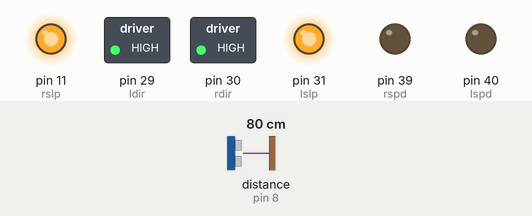
The sketch below on a simulated Arduino Mega 2560, built with avr-gcc and run on an emulated ATmega2560. Parts: switched loads named in the sketch (green lamp = pin HIGH), output pins drawn as LEDs (lit = HIGH). Wiring (inferred from the names in the program): ultrasonic range finder: trigger pin 9; echo pin 8. The test bench sets the inputs (shaded band); at power-on: distance to the obstacle (sensor on pin 8) 80 cm. The echo pulse lasts 58.3 µs per cm; pins used as bus, display or sensor lines are not drawn; what the sketch prints to the serial monitor is not drawn.

Above: at 3.1 s.
3.2 s: distance to the obstacle (sensor on pin 8) set to 18 cm
4.7 s: distance to the obstacle (sensor on pin 8) set to 22 cm
Timing chart, 0 to 7.7 s (numbered marks = the images above; inputs shaded):
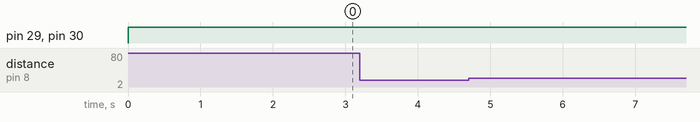

The sketch:

obstacle.ino
```cpp
#define ldir 29
#define rdir 30
#define lspd 40
#define rspd 39
#define lslp 31
#define rslp 11

#define trigPin 9
#define echoPin 8
#define distanceThreshold 20 // Distance threshold in centimeters

void setup() {
  // put your setup code here, to run once:
  pinMode(ldir, OUTPUT);
  pinMode(rdir, OUTPUT);
  pinMode(lspd, OUTPUT);
  pinMode(rspd, OUTPUT);
  pinMode(lslp, OUTPUT);
  pinMode(rslp, OUTPUT);
  pinMode(trigPin, OUTPUT);
  pinMode(echoPin, INPUT);
  digitalWrite(lslp, HIGH);
  digitalWrite(rslp, HIGH);
  Serial.begin(9600); // Initialize serial communication for debugging
}

void loop() {
  // put your main code here, to run repeatedly:
  long duration, distance;
  digitalWrite(trigPin, LOW);
  delayMicroseconds(2);
  digitalWrite(trigPin, HIGH);
  delayMicroseconds(10);
  digitalWrite(trigPin, LOW);
  duration = pulseIn(echoPin, HIGH);
  distance = (duration / 2) / 29.1; // Convert duration to distance in cm

  if (distance < distanceThreshold) {
    // Stop the robot
    analogWrite(lspd, 0);
    analogWrite(rspd, 0);
    Serial.println("Obstacle detected! Stopping.");
    digitalWrite(ldir,HIGH);
    analogWrite(lspd, 50);
    analogWrite(rspd, 50);


  } else {
    // Move the robot forward
    digitalWrite(ldir, HIGH);
    digitalWrite(rdir, HIGH);
    analogWrite(lspd, 50);
    analogWrite(rspd, 50);
    Serial.println("Moving BACKWARD.");
  }


  delay(100); // Delay to prevent excessive pinging
}
```

Measured:
- after the input at 3.2 s, every drawn part: stays the same
- after the input at 4.7 s, every drawn part: stays the same
